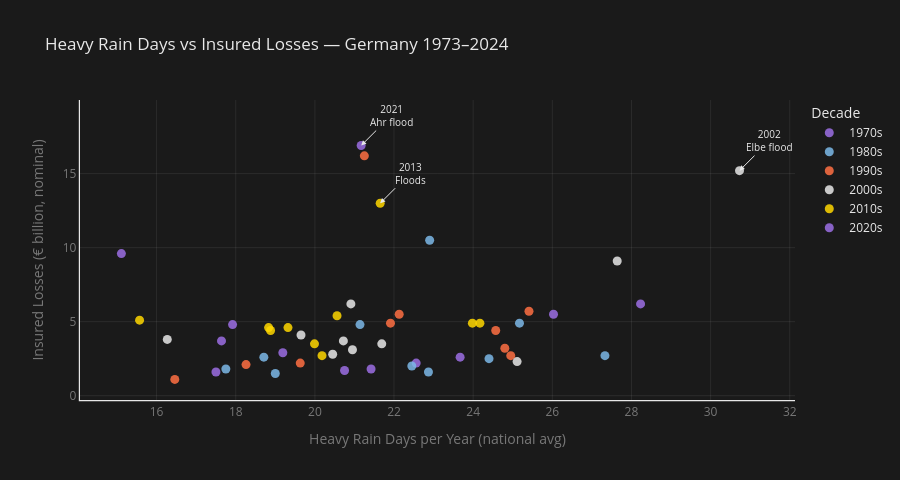

Here is the notebook cell this chart was saved with:
### Code cell
# ============================================================
# CHART 2 — Exploratory scatter: heavy rain days vs losses
# ============================================================

df_reg['decade'] = (df_reg['year'] // 10 * 10).astype(str) + 's'

outliers = {2002: '2002<br>Elbe flood', 2013: '2013<br>Floods', 2021: '2021<br>Ahr flood'}

fig = px.scatter(
    df_reg,
    x='heavy_rain_days_germany',
    y='total_damage_mrd',
    color='decade',
    hover_data={'year': True, 'total_damage_mrd': ':.2f', 'heavy_rain_days_germany': ':.1f', 'decade': False},
    labels={
        'heavy_rain_days_germany' : 'Heavy Rain Days per Year (national avg)',
        'total_damage_mrd'        : 'Insured Losses (€ billion, nominal)',
        'decade'                  : 'Decade',
    },
    title='Heavy Rain Days vs Insured Losses — Germany 1973–2024',
    color_discrete_sequence=['#9C6FE4', '#7CB9E8', '#FF7043', '#E8E8E8', '#FFD700'],
)

for yr, label in outliers.items():
    row = df_reg.loc[df_reg.year == yr].iloc[0]
    fig.add_annotation(
        x=row['heavy_rain_days_germany'],
        y=row['total_damage_mrd'],
        text=label,
        showarrow=True,
        arrowhead=2,
        arrowcolor=COLORS['accent'],
        font=dict(color=COLORS['accent'], size=10),
        ax=30, ay=-30,
    )

fig.update_traces(marker=dict(size=9, opacity=0.85))

fig.update_layout(
    plot_bgcolor=COLORS['background'],
    paper_bgcolor=COLORS['background'],
    title_font=dict(color=COLORS['text']),
    legend=dict(font=dict(color=COLORS['text']), title_font=dict(color=COLORS['text'])),
    xaxis=dict(
        showgrid=True, gridcolor=COLORS['grid'],
        showline=True, linecolor=COLORS['accent'], linewidth=1.2,
        color=COLORS['text_muted'],
    ),
    yaxis=dict(
        showgrid=True, gridcolor=COLORS['grid'],
        showline=True, linecolor=COLORS['accent'], linewidth=1.2,
        zeroline=False, color=COLORS['text_muted'],
    ),
    height=480,
)

fig.show()
fig.write_html(FIGURES / "04_scatter_raindays_vs_losses.html")
print("Chart 2 saved ✓")

### Figure 1 — Plotly figure (JSON) as saved in the notebook; plotly's stock layout.template omitted (floating-point values rounded to 4 significant figures)
{"data": [{"customdata": [[1973, "1970s"], [1974, "1970s"], [1975, "1970s"], [1976, "1970s"], [1977, "1970s"], [1978, "1970s"], [1979, "1970s"]], "hovertemplate": "Heavy Rain Days per Year (national avg)=%{x:.1f}<br>Insured Losses (€ billion, nominal)=%{y:.2f}<br>year=%{customdata[0]}<extra></extra>", "legendgroup": "1970s", "marker": {"color": "#9C6FE4", "opacity": 0.85, "size": 9, "symbol": "circle"}, "mode": "markers", "name": "1970s", "orientation": "v", "showlegend": true, "type": "scatter", "x": [17.64, 23.67, 17.5, 15.11, 22.56, 20.75, 21.42], "xaxis": "x", "y": [3.7, 2.6, 1.6, 9.6, 2.2, 1.7, 1.8], "yaxis": "y"}, {"customdata": [[1980, "1980s"], [1981, "1980s"], [1982, "1980s"], [1983, "1980s"], [1984, "1980s"], [1985, "1980s"], [1986, "1980s"], [1987, "1980s"], [1988, "1980s"], [1989, "1980s"]], "hovertemplate": "Heavy Rain Days per Year (national avg)=%{x:.1f}<br>Insured Losses (€ billion, nominal)=%{y:.2f}<br>year=%{customdata[0]}<extra></extra>", "legendgroup": "1980s", "marker": {"color": "#7CB9E8", "opacity": 0.85, "size": 9, "symbol": "circle"}, "mode": "markers", "name": "1980s", "orientation": "v", "showlegend": true, "type": "scatter", "x": [22.87, 27.33, 18.71, 21.14, 22.9, 17.75, 25.17, 24.4, 22.45, 19.0], "xaxis": "x", "y": [1.6, 2.7, 2.6, 4.8, 10.5, 1.8, 4.9, 2.5, 2.0, 1.5], "yaxis": "y"}, {"customdata": [[1990, "1990s"], [1991, "1990s"], [1992, "1990s"], [1993, "1990s"], [1994, "1990s"], [1995, "1990s"], [1996, "1990s"], [1997, "1990s"], [1998, "1990s"], [1999, "1990s"]], "hovertemplate": "Heavy Rain Days per Year (national avg)=%{x:.1f}<br>Insured Losses (€ billion, nominal)=%{y:.2f}<br>year=%{customdata[0]}<extra></extra>", "legendgroup": "1990s", "marker": {"color": "#FF7043", "opacity": 0.85, "size": 9, "symbol": "circle"}, "mode": "markers", "name": "1990s", "orientation": "v", "showlegend": true, "type": "scatter", "x": [21.25, 16.46, 21.91, 25.41, 24.57, 24.8, 18.26, 19.63, 24.95, 22.13], "xaxis": "x", "y": [16.2, 1.1, 4.9, 5.7, 4.4, 3.2, 2.1, 2.2, 2.7, 5.5], "yaxis": "y"}, {"customdata": [[2000, "2000s"], [2001, "2000s"], [2002, "2000s"], [2003, "2000s"], [2004, "2000s"], [2005, "2000s"], [2006, "2000s"], [2007, "2000s"], [2008, "2000s"], [2009, "2000s"]], "hovertemplate": "Heavy Rain Days per Year (national avg)=%{x:.1f}<br>Insured Losses (€ billion, nominal)=%{y:.2f}<br>year=%{customdata[0]}<extra></extra>", "legendgroup": "2000s", "marker": {"color": "#E8E8E8", "opacity": 0.85, "size": 9, "symbol": "circle"}, "mode": "markers", "name": "2000s", "orientation": "v", "showlegend": true, "type": "scatter", "x": [20.45, 25.11, 30.73, 16.27, 21.69, 20.72, 19.65, 27.64, 20.91, 20.95], "xaxis": "x", "y": [2.8, 2.3, 15.2, 3.8, 3.5, 3.7, 4.1, 9.1, 6.2, 3.1], "yaxis": "y"}, {"customdata": [[2010, "2010s"], [2011, "2010s"], [2012, "2010s"], [2013, "2010s"], [2014, "2010s"], [2015, "2010s"], [2016, "2010s"], [2017, "2010s"], [2018, "2010s"], [2019, "2010s"]], "hovertemplate": "Heavy Rain Days per Year (national avg)=%{x:.1f}<br>Insured Losses (€ billion, nominal)=%{y:.2f}<br>year=%{customdata[0]}<extra></extra>", "legendgroup": "2010s", "marker": {"color": "#FFD700", "opacity": 0.85, "size": 9, "symbol": "circle"}, "mode": "markers", "name": "2010s", "orientation": "v", "showlegend": true, "type": "scatter", "x": [23.98, 20.56, 20.18, 21.65, 19.99, 18.83, 18.88, 24.17, 15.57, 19.32], "xaxis": "x", "y": [4.9, 5.4, 2.7, 13.0, 3.5, 4.6, 4.4, 4.9, 5.1, 4.6], "yaxis": "y"}, {"customdata": [[2020, "2020s"], [2021, "2020s"], [2022, "2020s"], [2023, "2020s"], [2024, "2020s"]], "hovertemplate": "Heavy Rain Days per Year (national avg)=%{x:.1f}<br>Insured Losses (€ billion, nominal)=%{y:.2f}<br>year=%{customdata[0]}<extra></extra>", "legendgroup": "2020s", "marker": {"color": "#9C6FE4", "opacity": 0.85, "size": 9, "symbol": "circle"}, "mode": "markers", "name": "2020s", "orientation": "v", "showlegend": true, "type": "scatter", "x": [19.19, 21.17, 17.92, 28.23, 26.03], "xaxis": "x", "y": [2.9, 16.9, 4.8, 6.2, 5.5], "yaxis": "y"}], "layout": {"annotations": [{"arrowcolor": "#E8E8E8", "arrowhead": 2, "ax": 30, "ay": -30, "font": {"color": "#E8E8E8", "size": 10}, "showarrow": true, "text": "2002<br>Elbe flood", "x": 30.73, "y": 15.2}, {"arrowcolor": "#E8E8E8", "arrowhead": 2, "ax": 30, "ay": -30, "font": {"color": "#E8E8E8", "size": 10}, "showarrow": true, "text": "2013<br>Floods", "x": 21.65, "y": 13}, {"arrowcolor": "#E8E8E8", "arrowhead": 2, "ax": 30, "ay": -30, "font": {"color": "#E8E8E8", "size": 10}, "showarrow": true, "text": "2021<br>Ahr flood", "x": 21.17, "y": 16.9}], "height": 480, "legend": {"font": {"color": "#E8E8E8"}, "title": {"font": {"color": "#E8E8E8"}, "text": "Decade"}, "tracegroupgap": 0}, "paper_bgcolor": "#1a1a1a", "plot_bgcolor": "#1a1a1a", "title": {"font": {"color": "#E8E8E8"}, "text": "Heavy Rain Days vs Insured Losses — Germany 1973–2024"}, "xaxis": {"anchor": "y", "color": "rgba(232,232,232,0.45)", "domain": [0, 1], "gridcolor": "rgba(232,232,232,0.08)", "linecolor": "#E8E8E8", "linewidth": 1.2, "showgrid": true, "showline": true, "title": {"text": "Heavy Rain Days per Year (national avg)"}}, "yaxis": {"anchor": "x", "color": "rgba(232,232,232,0.45)", "domain": [0, 1], "gridcolor": "rgba(232,232,232,0.08)", "linecolor": "#E8E8E8", "linewidth": 1.2, "showgrid": true, "showline": true, "title": {"text": "Insured Losses (€ billion, nominal)"}, "zeroline": false}}}
